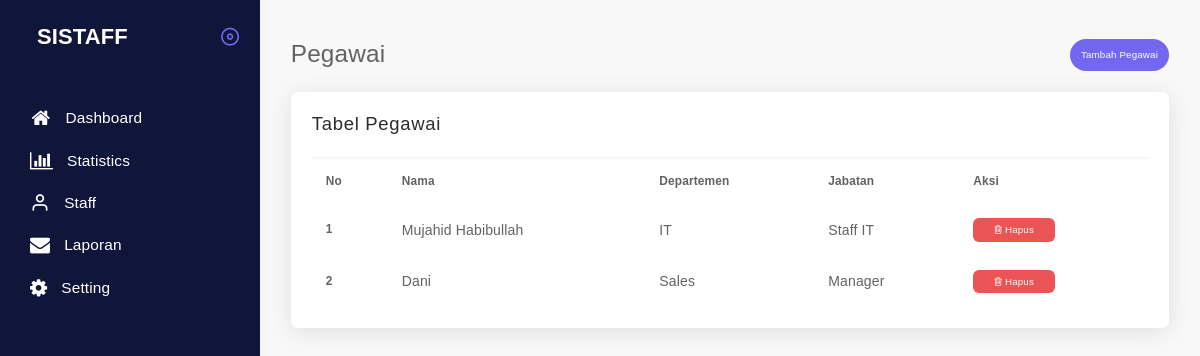
Screenshot of /index.php/staff/pegawai with the database file from the repository.
### tables this page shows
CREATE TABLE `pegawai` (
  `id_pegawai` int(11) NOT NULL,
  `nama` varchar(50) NOT NULL,
  `tanggal_lahir` date NOT NULL,
  `id_departemen` int(11) DEFAULT NULL,
  `email` varchar(50) NOT NULL,
  `nohp` varchar(15) NOT NULL,
  `jabatan` varchar(50) NOT NULL,
  `date` datetime NOT NULL DEFAULT CURRENT_TIMESTAMP
);

CREATE TABLE `departemen` (
  `id_departemen` int(11) NOT NULL,
  `departemen` varchar(50) NOT NULL,
  `date` datetime NOT NULL DEFAULT CURRENT_TIMESTAMP
);

### application/controllers/Staff.php (called while the page is built, shortened)
<?php
class Staff extends CI_Controller {
	public function __construct()
	{
		$this->load->model('M_dashboard');
	}
	public function pegawai()
	{
		$data=['content'=>'admin/pegawai',
				'pegawai'=>$this->M_dashboard->join('pegawai','departemen.id_departemen = pegawai.id_departemen','departemen')->result()];
		$this->load->view('admin/index',$data);
	}
}

### index.php (called while the page is built, shortened)
<?php
require_once BASEPATH.'core/CodeIgniter.php';

### application/models/M_dashboard.php (called while the page is built, shortened)
<?php
class M_dashboard extends CI_Model {
    public function join($tabel,$using,$with)
    {
    	$this->db->select('*');
		$this->db->from($tabel);
		$this->db->join($with, $using);
		$query = $this->db->get();
		return $query;
    }
}

### application/views/admin/pegawai.php (the view, shortened to what this page needs)
<div class="content-header row">
          <div class="content-header-left col-md-9 col-12 mb-2">
            <div class="row breadcrumbs-top">
              <div class="col-12">
                <h2 class="content-header-title float-left mb-0">Pegawai</h2>
              </div>
            </div>
          </div>
          <div class="content-header-right text-md-right col-md-3 col-12 d-md-block d-none">
            <div class="form-group breadcrum-right">
                <a href="<?= site_url('user/tambah_pegawai/'); ?>" class="btn-icon btn btn-primary btn-round btn-sm dropdown-toggle waves-effect waves-light" type="button">Tambah Pegawai</a>
            </div>
          </div>
        </div>
        <div class="row" id="table-hover-animation">
    <div class="col-12">
        <div class="card">
            <div class="card-header">
                <h4 class="card-title">Tabel Pegawai</h4>
            </div>
            <div class="card-content">
                <div class="card-body">
                    <div class="table-responsive">
                        <table class="table table-hover-animation mb-0">
                            <thead>
                                <tr>
                                    <th scope="col">No</th>
                                    <th scope="col">Nama</th>
                                    <th scope="col">Departemen</th>
                                    <th scope="col">Jabatan</th>
                                    <th scope="col">Aksi</th>
                                </tr>
                              </thead>
                              <tbody>
                        <?php $no=1;foreach ($pegawai as $key) { ?>
                                <tr>
                                  <th scope="row"><?=$no?></th>
                                  <td><?=$key->nama;?></td>
                                  <td><?=$key->departemen;?></td>
                                  <td><?=$key->jabatan;?></td>
                                  <td><a href="" class="btn btn-danger btn-sm" style="color: white"><i class="fa fa-trash-o" ></i> Hapus</a></td>
                                </tr>
                        <?php  $no++;} ?>
                            </tbody>
                        </table>
                    </div>
                </div>
            </div>
        </div>
    </div>
</div>

### rows the page displays
pegawai: nama "Mujahid Habibullah", id_departemen.departemen "IT", jabatan "Staff IT"
pegawai: nama "Dani", id_departemen.departemen "Sales", jabatan "Manager"
